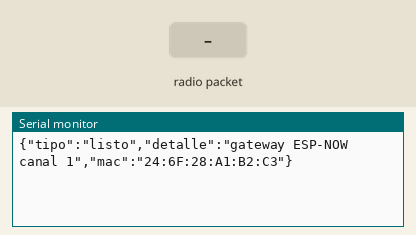
The sketch below on a simulated Seeed XIAO ESP32-S3. On the bench: the last lines printed to the serial monitor. The inputs (shaded band) are chosen by the test bench.

Above: at 2.2 s.
2.3 s: radio packet "1" arrives
At 2.7 s:
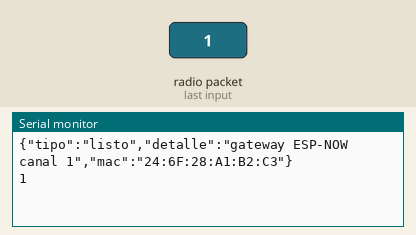
3.8 s: radio packet "0" arrives
At 5.0 s:
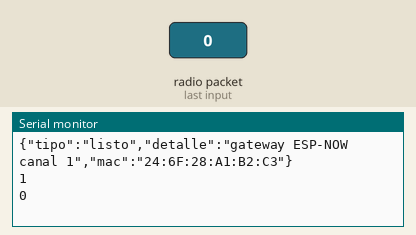

The sketch:

gateway.ino
```cpp
/**
 * ============================================================
 *  GATEWAY DEL PAÑOL — XIAO ESP32S3 con ESP-NOW
 *  Prototipo UNRaf · Ingeniería en Computación 3
 * ============================================================
 *
 *  Esta placa no piensa: es un cable. Traduce entre el puerto serie
 *  (que lee gateway_serie.py en la PC) y la radio ESP-NOW.
 *
 *      PC  --serie-->  esta placa  --ESP-NOW-->  nodo
 *      PC  <--serie--  esta placa  <--ESP-NOW--  nodo
 *
 *  Toda la lógica (cola de comandos, reintentos, estados) vive en el
 *  backend. Si mañana cambian las reglas del pañol, esta placa no se toca.
 *
 *  ⚠ El CANAL tiene que ser el mismo que el del nodo. Es la causa número
 *    uno de "no se escuchan": las dos placas inician bien, no da ningún
 *    error, y simplemente no se ven.
 *
 *  Librerías: ArduinoJson v7. ESP-NOW viene con el núcleo ESP32 (3.x).
 * ============================================================
 */

#include <WiFi.h>
#include <esp_now.h>
#include <esp_wifi.h>

#define CANAL 1
uint8_t BROADCAST[6] = { 0xFF, 0xFF, 0xFF, 0xFF, 0xFF, 0xFF };

/**
 * Lo que llega por radio se reenvía tal cual a la PC.
 * (Núcleo 2.x: la firma es (const uint8_t* mac, const uint8_t* datos, int largo).)
 */
void alRecibir(const esp_now_recv_info_t* info, const uint8_t* datos, int largo) {
  // El gateway no interpreta el contenido: solo lo pasa.
  Serial.write(datos, largo);
  Serial.println();
}

void setup() {
  Serial.begin(115200);
  delay(1000);

  WiFi.mode(WIFI_STA);
  WiFi.disconnect();
  esp_wifi_set_channel(CANAL, WIFI_SECOND_CHAN_NONE);

  if (esp_now_init() != ESP_OK) {
    // Se avisa en JSON para que el script de la PC lo loguee igual que todo lo demás.
    Serial.println("{\"tipo\":\"error\",\"detalle\":\"no se pudo iniciar ESP-NOW\"}");
    while (true) delay(1000);
  }
  esp_now_register_recv_cb(alRecibir);

  esp_now_peer_info_t destino = {};
  memcpy(destino.peer_addr, BROADCAST, 6);
  destino.channel = CANAL;
  destino.encrypt = false;
  esp_now_add_peer(&destino);

  Serial.printf("{\"tipo\":\"listo\",\"detalle\":\"gateway ESP-NOW canal %d\",\"mac\":\"%s\"}\n",
                CANAL, WiFi.macAddress().c_str());
}

void loop() {
  // ---------- BAJADA: PC -> radio ----------
  // Una línea JSON por comando, tal como la manda gateway_serie.py.
  if (Serial.available()) {
    String linea = Serial.readStringUntil('\n');
    linea.trim();
    if (linea.length() > 0) {
      esp_now_send(BROADCAST, (const uint8_t*)linea.c_str(), linea.length());
    }
  }
}
```

Measured:
- after the input at 2.3 s, the serial monitor: prints a new line at once (image 1)
- after the input at 3.8 s, the serial monitor: prints a new line at once (image 2)
